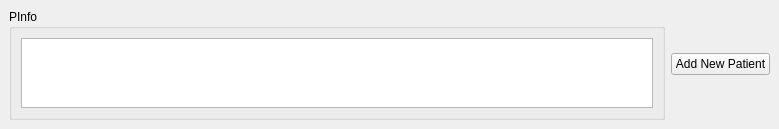
<?xml version="1.0" encoding="UTF-8"?>
<ui version="4.0">
 <class>MainWindow</class>
 <widget class="QMainWindow" name="MainWindow">
  <property name="geometry">
   <rect>
    <x>0</x>
    <y>0</y>
    <width>779</width>
    <height>121</height>
   </rect>
  </property>
  <property name="windowTitle">
   <string>MainWindow</string>
  </property>
  <widget class="QWidget" name="centralwidget">
   <layout class="QHBoxLayout" name="horizontalLayout_2">
    <item>
     <widget class="QGroupBox" name="groupBox">
      <property name="title">
       <string>PInfo</string>
      </property>
      <layout class="QHBoxLayout" name="horizontalLayout">
       <item>
        <widget class="QTextEdit" name="textEdit"/>
       </item>
      </layout>
     </widget>
    </item>
    <item>
     <widget class="QPushButton" name="pushButton">
      <property name="text">
       <string>Add New Patient</string>
      </property>
     </widget>
    </item>
   </layout>
  </widget>
 </widget>
 <resources/>
 <connections/>
</ui>
